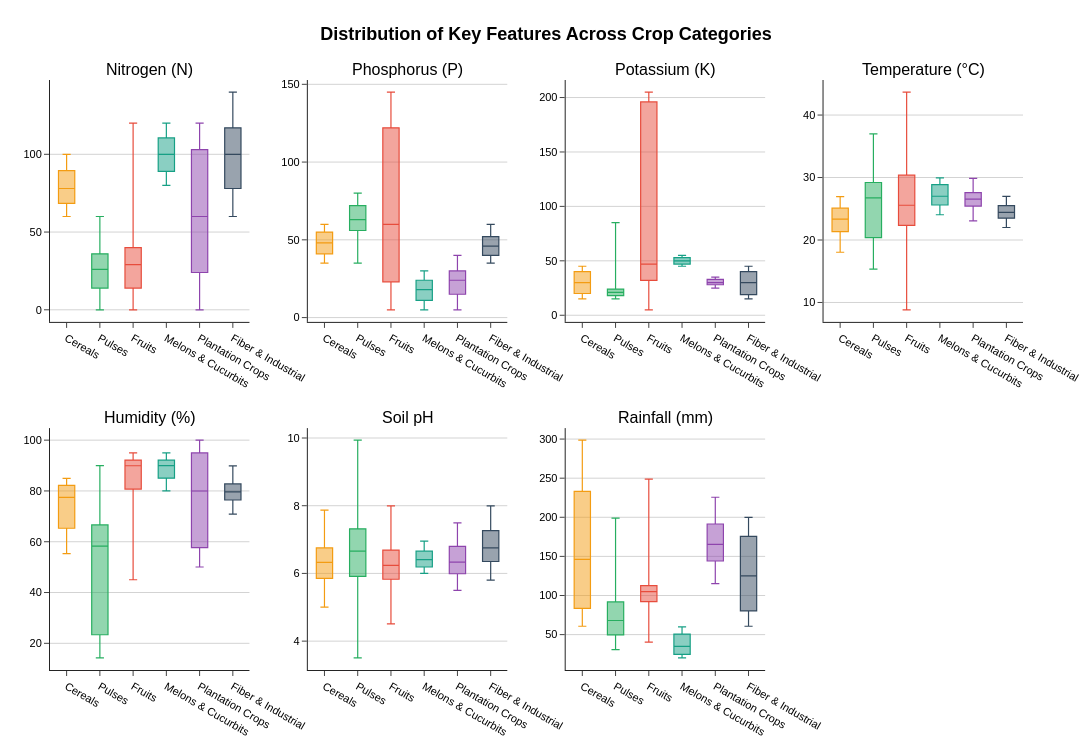

This figure's notebook cell:
### Markdown cell above
#### Feature Distributions Across Crop Categories

### Code cell
# Box plots of all seven predictors stratified by agronomic category
fig = make_subplots(
    rows=2, cols=4,
    subplot_titles=[feature_labels[f] for f in features],
    vertical_spacing=0.18,
    horizontal_spacing=0.06
)

positions = [(r+1, c+1) for r in range(2) for c in range(4)]

for i, feat in enumerate(features):
    r, c = positions[i]
    for cat in cat_names:
        fig.add_trace(
            go.Box(
                y=df[df['category'] == cat][feat],
                name=cat,
                marker=dict(color=CAT_COLORS[cat]),
                line=dict(width=1.2),
                boxpoints=False,
                showlegend=False,
                hoverinfo='skip'
            ),
            row=r, col=c
        )

fig.update_layout(
    title=dict(
        text='<b>Distribution of Key Features Across Crop Categories</b>',
        x=0.5, xanchor='center', font=dict(size=18, family='Arial')
    ),
    template='simple_white',
    font=dict(family='Arial', size=11, color='black'),
    height=750, width=1100, showlegend=False,
    margin=dict(l=50, r=30, t=80, b=50)
)
fig.update_xaxes(showgrid=False, zeroline=False)
fig.update_yaxes(showgrid=True, gridcolor='lightgrey')
fig.show()

### Figure 1 — Plotly figure (JSON) as saved in the notebook; plotly's stock layout.template omitted (floating-point values rounded to 4 significant figures; data arrays with more than 128 entries replaced by an {"elided": "..."} marker saying what was removed)
{"data": [{"boxpoints": false, "hoverinfo": "skip", "line": {"width": 1.2}, "marker": {"color": "#F39C12"}, "name": "Cereals", "showlegend": false, "type": "box", "xaxis": "x", "y": {"elided": "200 int values"}, "yaxis": "y"}, {"boxpoints": false, "hoverinfo": "skip", "line": {"width": 1.2}, "marker": {"color": "#27AE60"}, "name": "Pulses", "showlegend": false, "type": "box", "xaxis": "x", "y": {"elided": "700 int values"}, "yaxis": "y"}, {"boxpoints": false, "hoverinfo": "skip", "line": {"width": 1.2}, "marker": {"color": "#E74C3C"}, "name": "Fruits", "showlegend": false, "type": "box", "xaxis": "x", "y": {"elided": "700 int values"}, "yaxis": "y"}, {"boxpoints": false, "hoverinfo": "skip", "line": {"width": 1.2}, "marker": {"color": "#16A085"}, "name": "Melons & Cucurbits", "showlegend": false, "type": "box", "xaxis": "x", "y": {"elided": "200 int values"}, "yaxis": "y"}, {"boxpoints": false, "hoverinfo": "skip", "line": {"width": 1.2}, "marker": {"color": "#8E44AD"}, "name": "Plantation Crops", "showlegend": false, "type": "box", "xaxis": "x", "y": {"elided": "200 int values"}, "yaxis": "y"}, {"boxpoints": false, "hoverinfo": "skip", "line": {"width": 1.2}, "marker": {"color": "#34495E"}, "name": "Fiber & Industrial", "showlegend": false, "type": "box", "xaxis": "x", "y": {"elided": "200 int values"}, "yaxis": "y"}, {"boxpoints": false, "hoverinfo": "skip", "line": {"width": 1.2}, "marker": {"color": "#F39C12"}, "name": "Cereals", "showlegend": false, "type": "box", "xaxis": "x2", "y": {"elided": "200 int values"}, "yaxis": "y2"}, {"boxpoints": false, "hoverinfo": "skip", "line": {"width": 1.2}, "marker": {"color": "#27AE60"}, "name": "Pulses", "showlegend": false, "type": "box", "xaxis": "x2", "y": {"elided": "700 int values"}, "yaxis": "y2"}, {"boxpoints": false, "hoverinfo": "skip", "line": {"width": 1.2}, "marker": {"color": "#E74C3C"}, "name": "Fruits", "showlegend": false, "type": "box", "xaxis": "x2", "y": {"elided": "700 int values"}, "yaxis": "y2"}, {"boxpoints": false, "hoverinfo": "skip", "line": {"width": 1.2}, "marker": {"color": "#16A085"}, "name": "Melons & Cucurbits", "showlegend": false, "type": "box", "xaxis": "x2", "y": {"elided": "200 int values"}, "yaxis": "y2"}, {"boxpoints": false, "hoverinfo": "skip", "line": {"width": 1.2}, "marker": {"color": "#8E44AD"}, "name": "Plantation Crops", "showlegend": false, "type": "box", "xaxis": "x2", "y": {"elided": "200 int values"}, "yaxis": "y2"}, {"boxpoints": false, "hoverinfo": "skip", "line": {"width": 1.2}, "marker": {"color": "#34495E"}, "name": "Fiber & Industrial", "showlegend": false, "type": "box", "xaxis": "x2", "y": {"elided": "200 int values"}, "yaxis": "y2"}, {"boxpoints": false, "hoverinfo": "skip", "line": {"width": 1.2}, "marker": {"color": "#F39C12"}, "name": "Cereals", "showlegend": false, "type": "box", "xaxis": "x3", "y": {"elided": "200 int values"}, "yaxis": "y3"}, {"boxpoints": false, "hoverinfo": "skip", "line": {"width": 1.2}, "marker": {"color": "#27AE60"}, "name": "Pulses", "showlegend": false, "type": "box", "xaxis": "x3", "y": {"elided": "700 int values"}, "yaxis": "y3"}, {"boxpoints": false, "hoverinfo": "skip", "line": {"width": 1.2}, "marker": {"color": "#E74C3C"}, "name": "Fruits", "showlegend": false, "type": "box", "xaxis": "x3", "y": {"elided": "700 int values"}, "yaxis": "y3"}, {"boxpoints": false, "hoverinfo": "skip", "line": {"width": 1.2}, "marker": {"color": "#16A085"}, "name": "Melons & Cucurbits", "showlegend": false, "type": "box", "xaxis": "x3", "y": {"elided": "200 int values"}, "yaxis": "y3"}, {"boxpoints": false, "hoverinfo": "skip", "line": {"width": 1.2}, "marker": {"color": "#8E44AD"}, "name": "Plantation Crops", "showlegend": false, "type": "box", "xaxis": "x3", "y": {"elided": "200 int values"}, "yaxis": "y3"}, {"boxpoints": false, "hoverinfo": "skip", "line": {"width": 1.2}, "marker": {"color": "#34495E"}, "name": "Fiber & Industrial", "showlegend": false, "type": "box", "xaxis": "x3", "y": {"elided": "200 int values"}, "yaxis": "y3"}, {"boxpoints": false, "hoverinfo": "skip", "line": {"width": 1.2}, "marker": {"color": "#F39C12"}, "name": "Cereals", "showlegend": false, "type": "box", "xaxis": "x4", "y": {"elided": "200 float values"}, "yaxis": "y4"}, {"boxpoints": false, "hoverinfo": "skip", "line": {"width": 1.2}, "marker": {"color": "#27AE60"}, "name": "Pulses", "showlegend": false, "type": "box", "xaxis": "x4", "y": {"elided": "700 float values"}, "yaxis": "y4"}, {"boxpoints": false, "hoverinfo": "skip", "line": {"width": 1.2}, "marker": {"color": "#E74C3C"}, "name": "Fruits", "showlegend": false, "type": "box", "xaxis": "x4", "y": {"elided": "700 float values"}, "yaxis": "y4"}, {"boxpoints": false, "hoverinfo": "skip", "line": {"width": 1.2}, "marker": {"color": "#16A085"}, "name": "Melons & Cucurbits", "showlegend": false, "type": "box", "xaxis": "x4", "y": {"elided": "200 float values"}, "yaxis": "y4"}, {"boxpoints": false, "hoverinfo": "skip", "line": {"width": 1.2}, "marker": {"color": "#8E44AD"}, "name": "Plantation Crops", "showlegend": false, "type": "box", "xaxis": "x4", "y": {"elided": "200 float values"}, "yaxis": "y4"}, {"boxpoints": false, "hoverinfo": "skip", "line": {"width": 1.2}, "marker": {"color": "#34495E"}, "name": "Fiber & Industrial", "showlegend": false, "type": "box", "xaxis": "x4", "y": {"elided": "200 float values"}, "yaxis": "y4"}, {"boxpoints": false, "hoverinfo": "skip", "line": {"width": 1.2}, "marker": {"color": "#F39C12"}, "name": "Cereals", "showlegend": false, "type": "box", "xaxis": "x5", "y": {"elided": "200 float values"}, "yaxis": "y5"}, {"boxpoints": false, "hoverinfo": "skip", "line": {"width": 1.2}, "marker": {"color": "#27AE60"}, "name": "Pulses", "showlegend": false, "type": "box", "xaxis": "x5", "y": {"elided": "700 float values"}, "yaxis": "y5"}, {"boxpoints": false, "hoverinfo": "skip", "line": {"width": 1.2}, "marker": {"color": "#E74C3C"}, "name": "Fruits", "showlegend": false, "type": "box", "xaxis": "x5", "y": {"elided": "700 float values"}, "yaxis": "y5"}, {"boxpoints": false, "hoverinfo": "skip", "line": {"width": 1.2}, "marker": {"color": "#16A085"}, "name": "Melons & Cucurbits", "showlegend": false, "type": "box", "xaxis": "x5", "y": {"elided": "200 float values"}, "yaxis": "y5"}, {"boxpoints": false, "hoverinfo": "skip", "line": {"width": 1.2}, "marker": {"color": "#8E44AD"}, "name": "Plantation Crops", "showlegend": false, "type": "box", "xaxis": "x5", "y": {"elided": "200 float values"}, "yaxis": "y5"}, {"boxpoints": false, "hoverinfo": "skip", "line": {"width": 1.2}, "marker": {"color": "#34495E"}, "name": "Fiber & Industrial", "showlegend": false, "type": "box", "xaxis": "x5", "y": {"elided": "200 float values"}, "yaxis": "y5"}, {"boxpoints": false, "hoverinfo": "skip", "line": {"width": 1.2}, "marker": {"color": "#F39C12"}, "name": "Cereals", "showlegend": false, "type": "box", "xaxis": "x6", "y": {"elided": "200 float values"}, "yaxis": "y6"}, {"boxpoints": false, "hoverinfo": "skip", "line": {"width": 1.2}, "marker": {"color": "#27AE60"}, "name": "Pulses", "showlegend": false, "type": "box", "xaxis": "x6", "y": {"elided": "700 float values"}, "yaxis": "y6"}, {"boxpoints": false, "hoverinfo": "skip", "line": {"width": 1.2}, "marker": {"color": "#E74C3C"}, "name": "Fruits", "showlegend": false, "type": "box", "xaxis": "x6", "y": {"elided": "700 float values"}, "yaxis": "y6"}, {"boxpoints": false, "hoverinfo": "skip", "line": {"width": 1.2}, "marker": {"color": "#16A085"}, "name": "Melons & Cucurbits", "showlegend": false, "type": "box", "xaxis": "x6", "y": {"elided": "200 float values"}, "yaxis": "y6"}, {"boxpoints": false, "hoverinfo": "skip", "line": {"width": 1.2}, "marker": {"color": "#8E44AD"}, "name": "Plantation Crops", "showlegend": false, "type": "box", "xaxis": "x6", "y": {"elided": "200 float values"}, "yaxis": "y6"}, {"boxpoints": false, "hoverinfo": "skip", "line": {"width": 1.2}, "marker": {"color": "#34495E"}, "name": "Fiber & Industrial", "showlegend": false, "type": "box", "xaxis": "x6", "y": {"elided": "200 float values"}, "yaxis": "y6"}, {"boxpoints": false, "hoverinfo": "skip", "line": {"width": 1.2}, "marker": {"color": "#F39C12"}, "name": "Cereals", "showlegend": false, "type": "box", "xaxis": "x7", "y": {"elided": "200 float values"}, "yaxis": "y7"}, {"boxpoints": false, "hoverinfo": "skip", "line": {"width": 1.2}, "marker": {"color": "#27AE60"}, "name": "Pulses", "showlegend": false, "type": "box", "xaxis": "x7", "y": {"elided": "700 float values"}, "yaxis": "y7"}, {"boxpoints": false, "hoverinfo": "skip", "line": {"width": 1.2}, "marker": {"color": "#E74C3C"}, "name": "Fruits", "showlegend": false, "type": "box", "xaxis": "x7", "y": {"elided": "700 float values"}, "yaxis": "y7"}, {"boxpoints": false, "hoverinfo": "skip", "line": {"width": 1.2}, "marker": {"color": "#16A085"}, "name": "Melons & Cucurbits", "showlegend": false, "type": "box", "xaxis": "x7", "y": {"elided": "200 float values"}, "yaxis": "y7"}, {"boxpoints": false, "hoverinfo": "skip", "line": {"width": 1.2}, "marker": {"color": "#8E44AD"}, "name": "Plantation Crops", "showlegend": false, "type": "box", "xaxis": "x7", "y": {"elided": "200 float values"}, "yaxis": "y7"}, {"boxpoints": false, "hoverinfo": "skip", "line": {"width": 1.2}, "marker": {"color": "#34495E"}, "name": "Fiber & Industrial", "showlegend": false, "type": "box", "xaxis": "x7", "y": {"elided": "200 float values"}, "yaxis": "y7"}], "layout": {"annotations": [{"font": {"size": 16}, "showarrow": false, "text": "Nitrogen (N)", "x": 0.1025, "xanchor": "center", "xref": "paper", "y": 1, "yanchor": "bottom", "yref": "paper"}, {"font": {"size": 16}, "showarrow": false, "text": "Phosphorus (P)", "x": 0.3675, "xanchor": "center", "xref": "paper", "y": 1, "yanchor": "bottom", "yref": "paper"}, {"font": {"size": 16}, "showarrow": false, "text": "Potassium (K)", "x": 0.6325, "xanchor": "center", "xref": "paper", "y": 1, "yanchor": "bottom", "yref": "paper"}, {"font": {"size": 16}, "showarrow": false, "text": "Temperature (°C)", "x": 0.8975, "xanchor": "center", "xref": "paper", "y": 1, "yanchor": "bottom", "yref": "paper"}, {"font": {"size": 16}, "showarrow": false, "text": "Humidity (%)", "x": 0.1025, "xanchor": "center", "xref": "paper", "y": 0.41, "yanchor": "bottom", "yref": "paper"}, {"font": {"size": 16}, "showarrow": false, "text": "Soil pH", "x": 0.3675, "xanchor": "center", "xref": "paper", "y": 0.41, "yanchor": "bottom", "yref": "paper"}, {"font": {"size": 16}, "showarrow": false, "text": "Rainfall (mm)", "x": 0.6325, "xanchor": "center", "xref": "paper", "y": 0.41, "yanchor": "bottom", "yref": "paper"}], "font": {"color": "black", "family": "Arial", "size": 11}, "height": 750, "margin": {"b": 50, "l": 50, "r": 30, "t": 80}, "showlegend": false, "title": {"font": {"family": "Arial", "size": 18}, "text": "<b>Distribution of Key Features Across Crop Categories</b>", "x": 0.5, "xanchor": "center"}, "width": 1100, "xaxis": {"anchor": "y", "domain": [0, 0.205], "showgrid": false, "zeroline": false}, "xaxis2": {"anchor": "y2", "domain": [0.265, 0.47], "showgrid": false, "zeroline": false}, "xaxis3": {"anchor": "y3", "domain": [0.53, 0.735], "showgrid": false, "zeroline": false}, "xaxis4": {"anchor": "y4", "domain": [0.795, 1], "showgrid": false, "zeroline": false}, "xaxis5": {"anchor": "y5", "domain": [0, 0.205], "showgrid": false, "zeroline": false}, "xaxis6": {"anchor": "y6", "domain": [0.265, 0.47], "showgrid": false, "zeroline": false}, "xaxis7": {"anchor": "y7", "domain": [0.53, 0.735], "showgrid": false, "zeroline": false}, "xaxis8": {"anchor": "y8", "domain": [0.795, 1], "showgrid": false, "zeroline": false}, "yaxis": {"anchor": "x", "domain": [0.59, 1], "gridcolor": "lightgrey", "showgrid": true}, "yaxis2": {"anchor": "x2", "domain": [0.59, 1], "gridcolor": "lightgrey", "showgrid": true}, "yaxis3": {"anchor": "x3", "domain": [0.59, 1], "gridcolor": "lightgrey", "showgrid": true}, "yaxis4": {"anchor": "x4", "domain": [0.59, 1], "gridcolor": "lightgrey", "showgrid": true}, "yaxis5": {"anchor": "x5", "domain": [0, 0.41], "gridcolor": "lightgrey", "showgrid": true}, "yaxis6": {"anchor": "x6", "domain": [0, 0.41], "gridcolor": "lightgrey", "showgrid": true}, "yaxis7": {"anchor": "x7", "domain": [0, 0.41], "gridcolor": "lightgrey", "showgrid": true}, "yaxis8": {"anchor": "x8", "domain": [0, 0.41], "gridcolor": "lightgrey", "showgrid": true}}}
